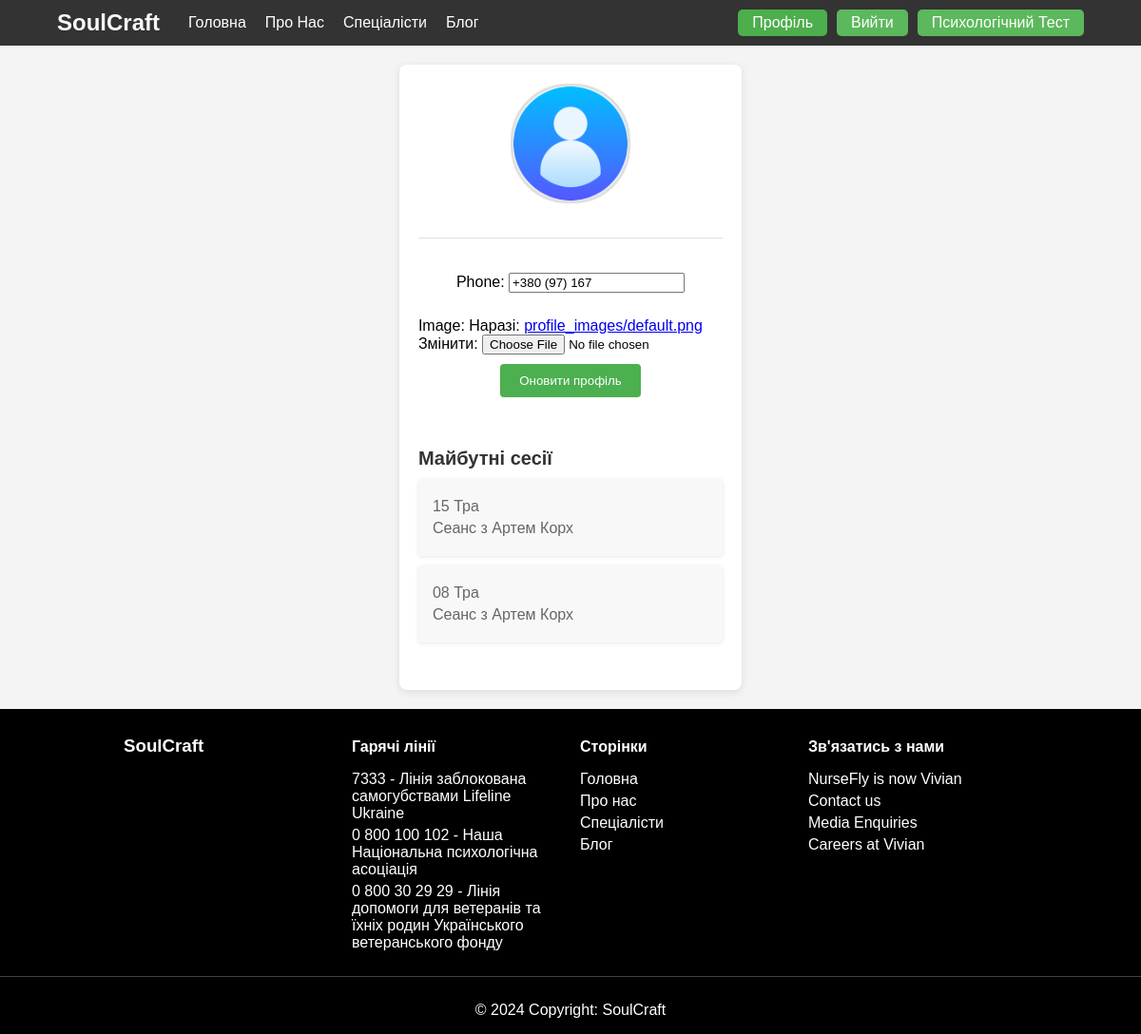
/profile/ (signed in), run on an earlier commit of the app's database.
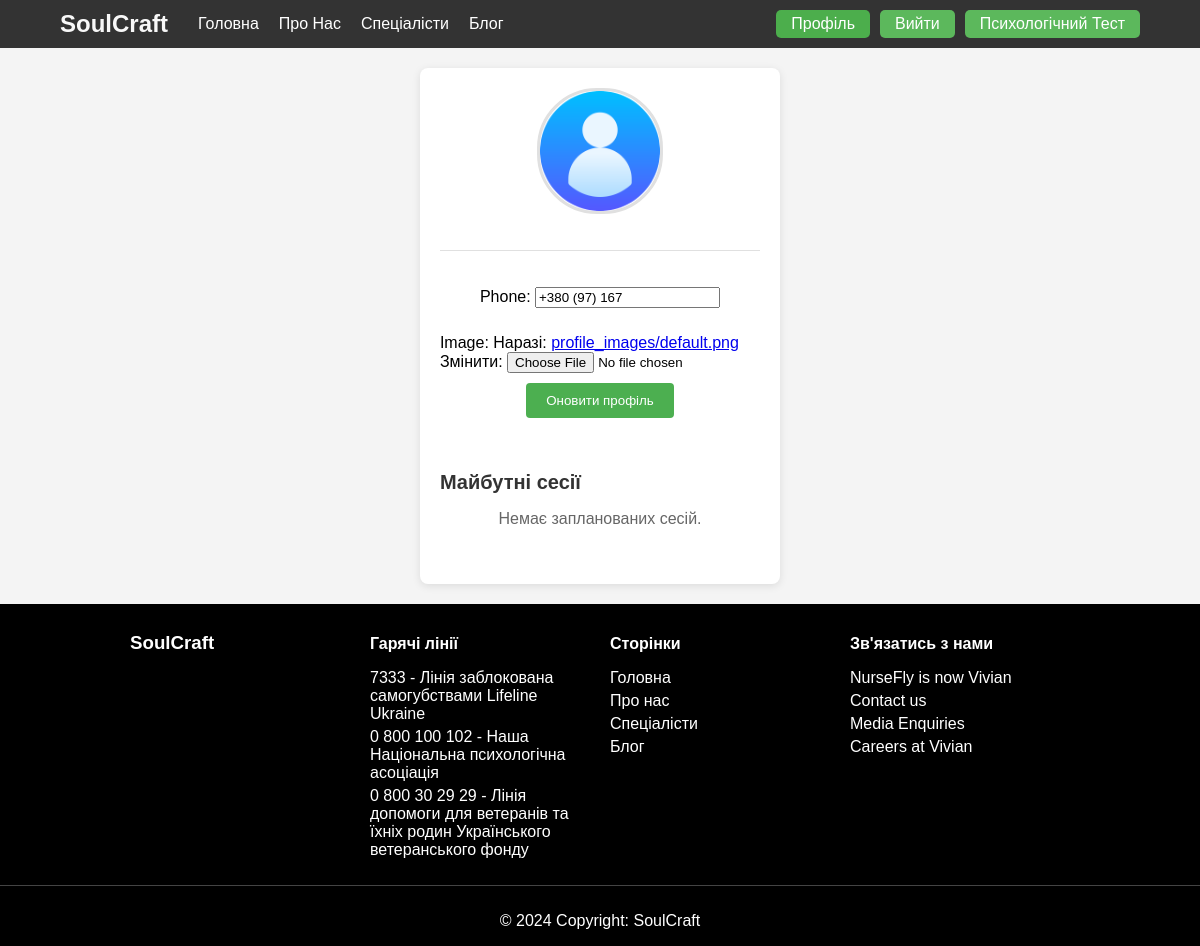
And on a later commit of the database.
### main/models.py (models this page shows, shortened)
class Appointment(models.Model):
    user = models.ForeignKey(settings.AUTH_USER_MODEL, on_delete=models.CASCADE)
    specialist = models.ForeignKey(Specialist, on_delete=models.CASCADE)
    date = models.DateField()
    time = models.TimeField()
    created_at = models.DateTimeField(auto_now_add=True)

class Specialist(models.Model):
    name = models.CharField(max_length=100)
    tags = models.ManyToManyField(Tag, related_name='specialists')
    rating = models.PositiveIntegerField(default=5)
    review_count = models.PositiveIntegerField(default=0)
    description = models.TextField()
    image = models.ImageField(upload_to='specialists_images/')
    service_price = models.DecimalField(max_digits=8, decimal_places=2)
    about_me = models.TextField()
    education = models.TextField()

### main/views.py (the view)
# urls.py: path('profile/', views.profile, name='profile'),
@login_required
def profile(request):
    user = request.user
    user_profile, created = UserProfile.objects.get_or_create(user=user)
    if request.method == 'POST':
        form = ProfileForm(request.POST, request.FILES, instance=user_profile)
        if form.is_valid():
            form.save()
            return redirect('profile')  # Назва URL для переадресації на профіль
    else:
        form = ProfileForm(instance=user_profile)
    return render(request, 'main/profile.html', {'form': form})

### main/forms.py
class ProfileForm(forms.ModelForm):
    class Meta:
        model = UserProfile
        fields = ['phone', 'image']

### main/templates/main/profile.html (shortened to what this page needs)
{% extends 'main/base_index.html' %}
{% load static %}
{% block content %}
<div class="sc-profile-wrapper">
    <div class="sc-profile-header">
        <img src="{{ user.userprofile.image.url }}" alt="Профіль користувача" class="sc-profile-image">
    </div>
    <div class="sc-profile-form">
        <form method="POST" enctype="multipart/form-data">
            {{ form.as_p }}
            <button type="submit" class="sc-form-button">Оновити профіль</button>
        </form>
    </div>
    <div class="sc-profile-sessions">
        <h2 class="sc-sessions-title">Майбутні сесії</h2>
        {% for appointment in user.appointment_set.all %}
        <div class="sc-session-item">
            <span class="sc-session-date">{{ appointment.date|date:"d M" }}</span>
            <span class="sc-session-with">Сеанс з {{ appointment.specialist.name }}</span>
        </div>
        {% empty %}
        <p class="sc-no-sessions">Немає запланованих сесій.</p>
        {% endfor %}
    </div>
</div>
{% endblock %}

What changed in the data, as far as the page shows it:
removed Appointment: date "15 Тра", specialist.name "Артем Корх"
removed Appointment: date "08 Тра", specialist.name "Артем Корх"
Also different on the page:
text now shown: "Немає запланованих сесій."
